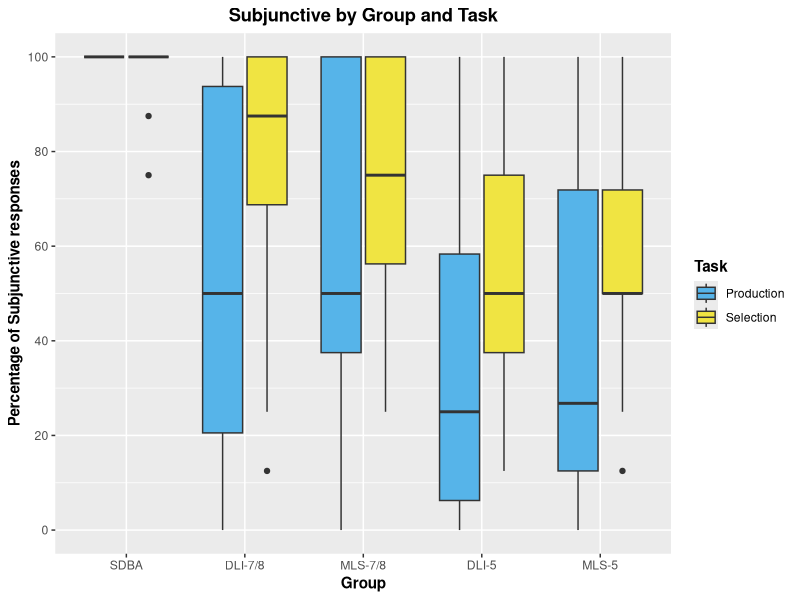
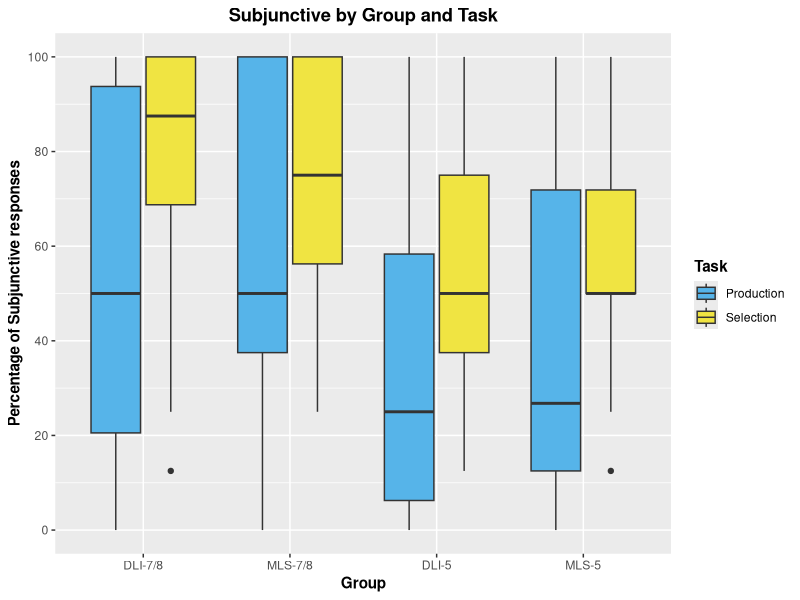
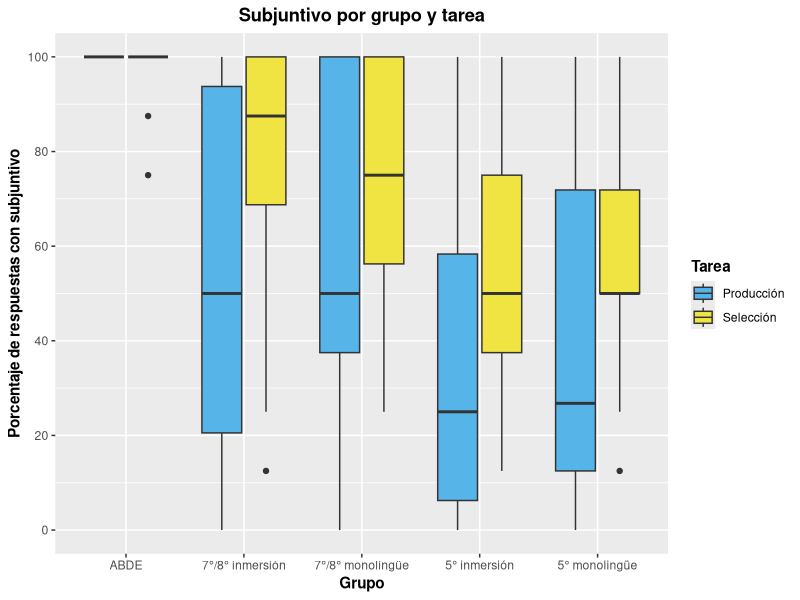
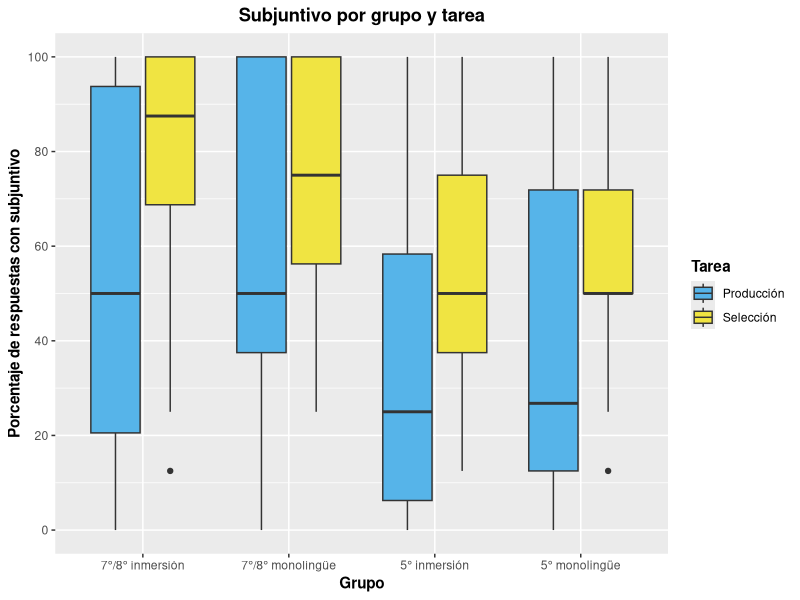

Generate these figures, in order, with R:
library(tidyverse)


# Prepare and load data
## EPT
SDB_EPT <- read_csv("./CSV Files/SDB/SDB Subjunctive EPT.csv") %>%
  filter(Property == "Intensional subjunctive") %>% 
  mutate(Group = "SDBA")

DLI78_EPT <- read_csv("./CSV Files/DLI-78/DLI-78 Subjunctive EPT.csv") %>% 
  filter(Property == "Intensional subjunctive")

MLS78_EPT <- read_csv("./CSV Files/MLS-78/MLS-78 Subjunctive EPT.csv") %>% 
  filter(Property == "Intensional subjunctive")

DLI5_EPT <- read_csv("./CSV Files/DLI-5/DLI-5 Subjunctive EPT.csv") %>% 
  filter(Property == "Intensional subjunctive")

MLS5_EPT <- read_csv("./CSV Files/MLS-5/MLS-5 Subjunctive EPT.csv") %>% 
  filter(Property == "Intensional subjunctive")


## FCT
SDB_FCT <- read_csv("./CSV Files/SDB/SDB Subjunctive FCT.csv") %>% 
  filter(Property == "Intensional subjunctive") %>%
  mutate(Group = "SDBA")

DLI78_FCT <- read_csv("./CSV Files/DLI-78/DLI-78 Subjunctive FCT.csv") %>% 
  filter(Property == "Intensional subjunctive")

MLS78_FCT <- read_csv("./CSV Files/MLS-78/MLS-78 Subjunctive FCT.csv") %>% 
  filter(Property == "Intensional subjunctive")

DLI5_FCT <- read_csv("./CSV Files/DLI-5/DLI-5 Subjunctive FCT.csv") %>% 
  filter(Property == "Intensional subjunctive")

MLS5_FCT <- read_csv("./CSV Files/MLS-5/MLS-5 Subjunctive FCT.csv") %>% 
  filter(Property == "Intensional subjunctive")


## Join and summarize data
EPT <- rbind(SDB_EPT, DLI78_EPT, MLS78_EPT, DLI5_EPT, MLS5_EPT) %>% 
  group_by(Part_ID, Group) %>%
  summarize(Total_Subj = sum(Mood_Use, na.rm = TRUE),
            Total_Responses = sum(!is.na(Mood_Use)),
            Ratio = Total_Subj/Total_Responses) %>% 
  mutate(Task = "Production",
         Ratio = (Ratio*100))


FCT <- rbind(SDB_FCT, DLI78_FCT, MLS78_FCT, DLI5_FCT, MLS5_FCT) %>% 
  group_by(Part_ID, Group) %>%
  summarize(Total_Subj = sum(Mood_Use, na.rm = TRUE),
            Total_Responses = sum(!is.na(Mood_Use)),
            Ratio = Total_Subj/Total_Responses) %>% 
  mutate(Task = "Selection",
         Ratio = (Ratio*100))

Aggregate <- rbind(EPT, FCT)
Aggregate$Group <- factor(Aggregate$Group, levels = c("SDBA", "DLI-7/8", "MLS-7/8", "DLI-5", "MLS-5"))


## Create heritage dataset
Aggregate_Heritage <- Aggregate %>% 
  filter(!Group == "SDBA")
Aggregate_Heritage$Group <- factor(Aggregate_Heritage$Group, c("DLI-7/8", "MLS-7/8", "DLI-5", "MLS-5"))


# Create graphs in English
## With SDBAs
Aggregate %>% 
  ggplot(aes(x = Group, y = Ratio, fill = Task)) +
  geom_boxplot() +
  scale_y_continuous(breaks = seq (0, 100, 20),
                     limits = c(0, 100)) +
  scale_fill_manual(values = c("#56B4E9", "#F0E442")) +
  labs(x = "Group", y = "Percentage of Subjunctive responses", title = "Subjunctive by Group and Task") +
  theme(axis.title = element_text(face = "bold"),
        plot.title = element_text(hjust = 0.5, face = "bold"),
        legend.title = element_text(face = "bold"))


## Without SDBAs
Aggregate_Heritage %>% 
  ggplot(aes(x = Group, y = Ratio, fill = Task)) +
  geom_boxplot() +
  scale_y_continuous(breaks = seq (0, 100, 20),
                     limits = c(0, 100)) +
  scale_fill_manual(values = c("#56B4E9", "#F0E442")) +
  labs(x = "Group", y = "Percentage of Subjunctive responses", title = "Subjunctive by Group and Task") +
  theme(axis.title = element_text(face = "bold"),
        plot.title = element_text(hjust = 0.5, face = "bold"),
        legend.title = element_text(face = "bold"))


# Create graphs in Spanish
## With SDBAs
Aggregate %>% 
  ggplot(aes(x = Group, y = Ratio, fill = Task)) +
  geom_boxplot() +
  scale_y_continuous(breaks = seq (0, 100, 20),
                     limits = c(0, 100)) +
  scale_x_discrete(labels = c("ABDE", "7°/8° inmersión", "7°/8° monolingüe", "5° inmersión", "5° monolingüe")) +
  scale_fill_manual(values = c("#56B4E9", "#F0E442"), labels = c("Producción", "Selección")) +
  labs(x = "Grupo", y = "Porcentaje de respuestas con subjuntivo", title = "Subjuntivo por grupo y tarea", fill = "Tarea") +
  theme(axis.title = element_text(face = "bold"),
        plot.title = element_text(hjust = 0.5, face = "bold"),
        legend.title = element_text(face = "bold"))


## Without SDBAs
Aggregate_Heritage %>% 
  ggplot(aes(x = Group, y = Ratio, fill = Task)) +
  geom_boxplot() +
  scale_y_continuous(breaks = seq (0, 100, 20),
                     limits = c(0, 100)) +
  scale_x_discrete(labels = c("7°/8° inmersión", "7°/8° monolingüe", "5° inmersión", "5° monolingüe")) +
  scale_fill_manual(values = c("#56B4E9", "#F0E442"), labels = c("Producción", "Selección")) +
  labs(x = "Grupo", y = "Porcentaje de respuestas con subjuntivo", title = "Subjuntivo por grupo y tarea", fill = "Tarea") +
  theme(axis.title = element_text(face = "bold"),
        plot.title = element_text(hjust = 0.5, face = "bold"),
        legend.title = element_text(face = "bold"))
